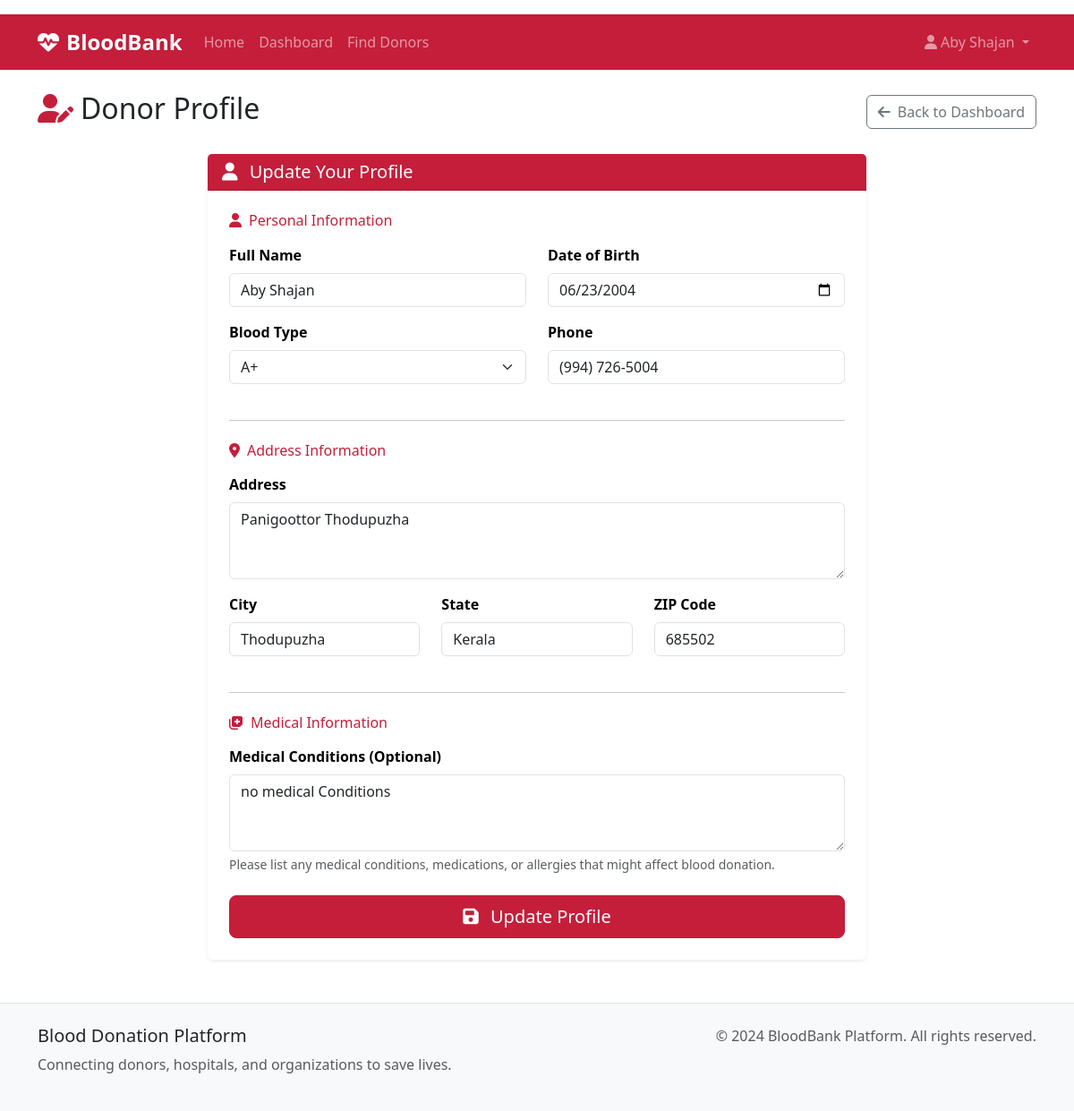
/donor/profile (signed in), run on the app's committed database.
### models.py (models this page shows)
class DonorProfile(db.Model):
    id = db.Column(db.Integer, primary_key=True)
    user_id = db.Column(db.Integer, db.ForeignKey('user.id'), nullable=False)
    full_name = db.Column(db.String(100), nullable=False)
    blood_type = db.Column(db.String(5), nullable=False)  # A+, A-, B+, B-, AB+, AB-, O+, O-
    phone = db.Column(db.String(20), nullable=False)
    address = db.Column(db.Text, nullable=False)
    city = db.Column(db.String(50), nullable=False)
    state = db.Column(db.String(50), nullable=False)
    zip_code = db.Column(db.String(10), nullable=False)
    date_of_birth = db.Column(db.Date, nullable=False)
    last_donation_date = db.Column(db.Date)
    medical_conditions = db.Column(db.Text)
    is_available = db.Column(db.Boolean, default=True)
    donations = db.relationship('Donation', backref='donor')

### routes.py (the view, shortened to what this page needs)
@app.route('/donor/profile', methods=['GET', 'POST'])
@role_required(['donor'])
def donor_profile():
    user = get_current_user()
    profile = get_user_profile(user)
    form = DonorProfileForm()
    if profile:
        form.full_name.data = profile.full_name
        form.blood_type.data = profile.blood_type
        form.phone.data = profile.phone
        form.address.data = profile.address
        form.city.data = profile.city
        form.state.data = profile.state
        form.zip_code.data = profile.zip_code
        form.date_of_birth.data = profile.date_of_birth
        form.medical_conditions.data = profile.medical_conditions
    return render_template('donor/profile.html', form=form, profile=profile)

### forms.py
class DonorProfileForm(FlaskForm):
    full_name = StringField('Full Name', validators=[DataRequired(), Length(max=100)])
    blood_type = SelectField('Blood Type',
                           choices=[('A+', 'A+'), ('A-', 'A-'), ('B+', 'B+'), ('B-', 'B-'),
                                   ('AB+', 'AB+'), ('AB-', 'AB-'), ('O+', 'O+'), ('O-', 'O-')],
                           validators=[DataRequired()])
    phone = StringField('Phone', validators=[DataRequired(), Length(max=20)])
    address = TextAreaField('Address', validators=[DataRequired()])
    city = StringField('City', validators=[DataRequired(), Length(max=50)])
    state = StringField('State', validators=[DataRequired(), Length(max=50)])
    zip_code = StringField('ZIP Code', validators=[DataRequired(), Length(max=10)])
    date_of_birth = DateField('Date of Birth', validators=[DataRequired()])
    medical_conditions = TextAreaField('Medical Conditions (Optional)')

### utils.py (called while the page is built)
def role_required(roles):
    def decorator(f):
        @wraps(f)
        def decorated_function(*args, **kwargs):
            if 'user_id' not in session:
                flash('Please log in to access this page.', 'warning')
                return redirect(url_for('login'))
            user = User.query.get(session['user_id'])
            if not user or user.role not in roles:
                flash('You do not have permission to access this page.',
                      'error')
                return redirect(url_for('dashboard'))
            return f(*args, **kwargs)
        return decorated_function
    return decorator

def get_current_user():
    if 'user_id' in session:
        return User.query.get(session['user_id'])
    return None

def get_user_profile(user):
    if user.role == 'donor':
        return DonorProfile.query.filter_by(user_id=user.id).first()
    elif user.role == 'hospital':
        return HospitalProfile.query.filter_by(user_id=user.id).first()
    elif user.role == 'organization':
        return OrganizationProfile.query.filter_by(user_id=user.id).first()
    return None

### templates/donor/profile.html (shortened to what this page needs)
{% extends "base.html" %}
{% block content %}
<div class="d-flex justify-content-between align-items-center mb-4">
    <h2><i class="fas fa-user-edit me-2 text-medical"></i>Donor Profile</h2>
    <a href="{{ url_for('donor_dashboard') }}" class="btn btn-outline-secondary">
        <i class="fas fa-arrow-left me-2"></i>Back to Dashboard
    </a>
</div>
<div class="row justify-content-center">
    <div class="col-lg-8">
        <div class="card border-0 shadow-sm">
            <div class="card-header bg-medical text-white">
                <h5 class="mb-0">
                    <i class="fas fa-user me-2"></i>
                    {% if profile %}Update Your Profile{% else %}Complete Your Profile{% endif %}
                </h5>
            </div>
            <div class="card-body p-4">
                <form method="POST">
                    <h6 class="text-medical mb-3"><i class="fas fa-user me-2"></i>Personal Information</h6>
                    <div class="row">
                        <div class="col-md-6 mb-3">
                            {{ form.full_name.label(class="form-label") }}
                            {{ form.full_name(class="form-control" + (" is-invalid" if form.full_name.errors else "")) }}
                        </div>
                        <div class="col-md-6 mb-3">
                            {{ form.date_of_birth.label(class="form-label") }}
                            {{ form.date_of_birth(class="form-control" + (" is-invalid" if form.date_of_birth.errors else "")) }}
                        </div>
                    </div>
                    <div class="row">
                        <div class="col-md-6 mb-3">
                            {{ form.blood_type.label(class="form-label") }}
                            {{ form.blood_type(class="form-select" + (" is-invalid" if form.blood_type.errors else "")) }}
                        </div>
                        <div class="col-md-6 mb-3">
                            {{ form.phone.label(class="form-label") }}
                            {{ form.phone(class="form-control" + (" is-invalid" if form.phone.errors else "")) }}
                        </div>
                    </div>
                    <hr class="my-4">
                    <h6 class="text-medical mb-3"><i class="fas fa-map-marker-alt me-2"></i>Address Information</h6>
                    <div class="mb-3">
                        {{ form.address.label(class="form-label") }}
                        {{ form.address(class="form-control" + (" is-invalid" if form.address.errors else ""), rows="3") }}
                    </div>
                    <div class="row">
                        <div class="col-md-4 mb-3">
                            {{ form.city.label(class="form-label") }}
                            {{ form.city(class="form-control" + (" is-invalid" if form.city.errors else "")) }}
                        </div>
                        <div class="col-md-4 mb-3">
                            {{ form.state.label(class="form-label") }}
                            {{ form.state(class="form-control" + (" is-invalid" if form.state.errors else "")) }}
                        </div>
                        <div class="col-md-4 mb-3">
                            {{ form.zip_code.label(class="form-label") }}
                            {{ form.zip_code(class="form-control" + (" is-invalid" if form.zip_code.errors else "")) }}
                        </div>
                    </div>
                    <hr class="my-4">
                    <h6 class="text-medical mb-3"><i class="fas fa-notes-medical me-2"></i>Medical Information</h6>
                    <div class="mb-4">
                        {{ form.medical_conditions.label(class="form-label") }}
                        {{ form.medical_conditions(class="form-control" + (" is-invalid" if form.medical_conditions.errors else ""), rows="3") }}
                        <div class="form-text">
                            Please list any medical conditions, medications, or allergies that might affect blood donation.
                        </div>
                    </div>
                    <div class="d-grid">
                        <button type="submit" class="btn btn-medical btn-lg">
                            <i class="fas fa-save me-2"></i>
                            {% if profile %}Update Profile{% else %}Save Profile{% endif %}
                        </button>
                    </div>
                </form>
            </div>
        </div>
    </div>
</div>
{% endblock %}

### static/css/styles.css (style rules this page uses)
:root { --medical-primary: #c41e3a; --medical-secondary: #8b0000; --medical-light: #f8f9fa; --medical-dark: #343a40; --medical-accent: #28a745; --medical-warning: #ffc107; --medical-info: #17a2b8; }
.bg-medical { background-color: var(--medical-primary) !important; }
.text-medical { color: var(--medical-primary) !important; }
.btn-medical { background-color: var(--medical-primary); border-color: var(--medical-primary); color: white; }
.card { transition: transform 0.2s ease-in-out, box-shadow 0.2s ease-in-out; }
.form-label { font-weight: 600; color: #000 !important; margin-bottom: 0.5rem; }

### data on the page
DonorProfile: full_name "Aby Shajan", date_of_birth "06/23/2004", blood_type "A+", phone "(994) 726-5004", address "Panigoottor Thodupuzha", city "Thodupuzha", state "Kerala", zip_code "685502", medical_conditions "no medical Conditions"

### other printed values
{{ session.username }} "Aby Shajan"
